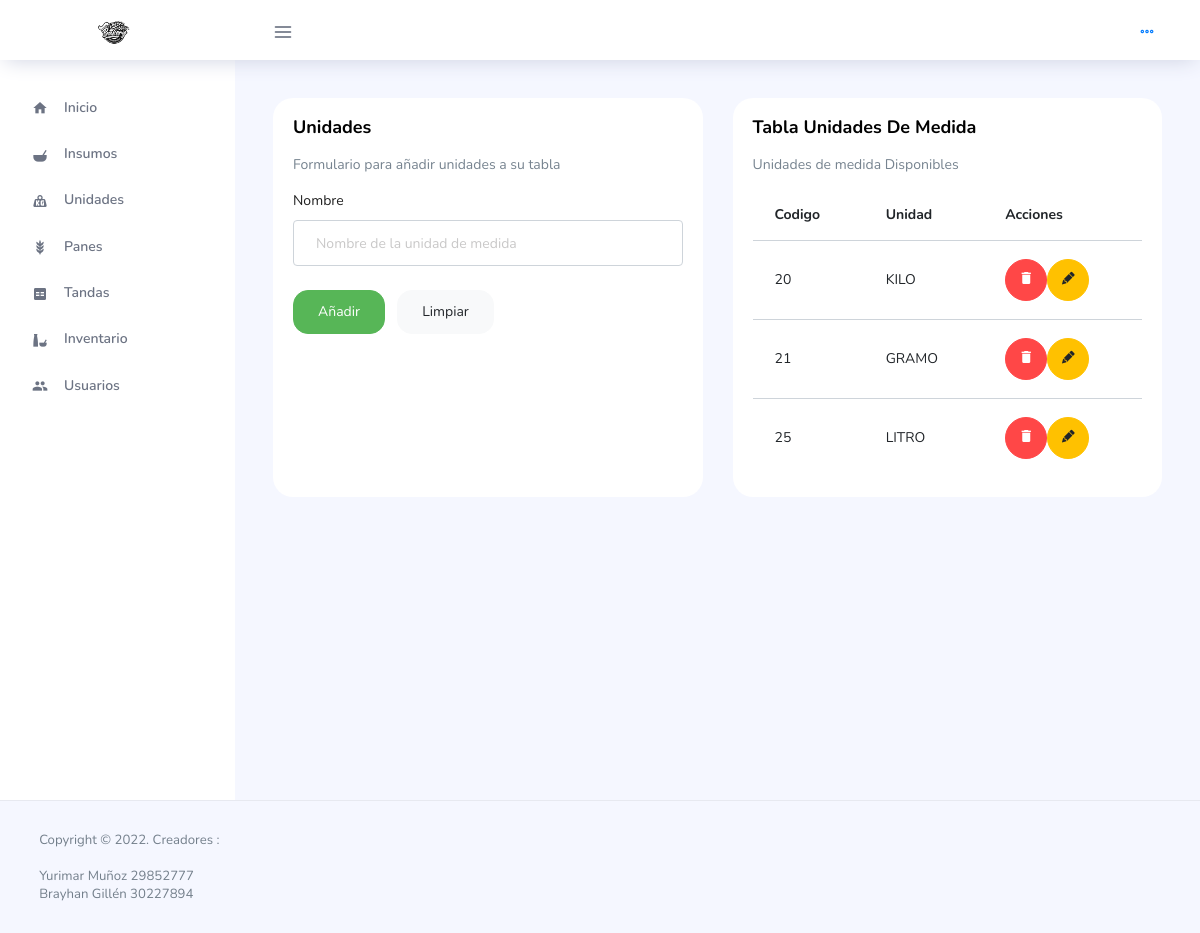
Screenshot of /show-unidades.php with the database file from the repository.
### tables this page shows
CREATE TABLE `unidades` (
  `id_uni` int(10) UNSIGNED NOT NULL COMMENT 'Id de la unidad',
  `des_uni` varchar(50) NOT NULL COMMENT 'Descripción de la unidad'
);

### show-unidades.php (called while the page is built)
<?php
include('controller/unidades.php');
include('header.php');
include('sidebar.php');
include('view/unidades.php');
include('footer.php');

### controller/unidades.php (called while the page is built, shortened)
<?php
include("model/unidades.php");
$conexion = require("model/conexion.php");
$objUnidades = new unidades($conexion);
$unidades = $objUnidades->get();

### model/unidades.php (called while the page is built, shortened)
<?php
class unidades
{
    function __construct($conexion)
    {
        $this->conexion = $conexion;
    }
    public function get()
    {
        return $this->conexion->query("SELECT * FROM unidades");
    }
}

### view/unidades.php (the view, shortened to what this page needs)
<body>
  <div class="main-panel">
    <div class="content-wrapper">
      <div class="row">
        <div class="col-md-6 grid-margin stretch-card">
          <div class="card">
            <div class="card-body">
              <h4 class="card-title">Unidades</h4>
              <p class="card-description">
                Formulario para añadir unidades a su tabla
              </p>
              <form class="forms-sample" method="POST">
                <div class="form-group">
                  <label for="nombreunidad">Nombre</label>
                  <input type="text" name="name_unidad" class="form-control" id="nombreunidad" placeholder="Nombre de la unidad de medida">
                </div>
                <button type="submit" name="accion" class="btn btn-success mr-2" value="ADD_UNIDAD">Añadir</button>
                <button type="submit" name="accion" value="Limpiar" class="btn btn-light">Limpiar</button>
              </form>
            </div>
          </div>
        </div>
        <div class="col-lg-6 grid-margin stretch-card">
          <div class="card">
            <div class="card-body">
              <h4 class="card-title">Tabla Unidades de medida</h4>
              <p class="card-description">
                Unidades de medida Disponibles
              </p>
              <div class="table-responsive">
                <table class="table table-hover">
                  <thead>
                    <tr>
                      <th>Codigo</th>
                      <th>Unidad</th>
                      <th>Acciones</th>
                    </tr>
                  </thead>
                  <tbody>
                    <?php
                    while ($unidad = $unidades->fetch_object()) { ?>
                      <tr>
                        <td><?= $unidad->id_uni ?></td>
                        <td><?= $unidad->des_uni ?></td>
                        <td>
                          <form method="post">
                            <button type="submit" name="accion" value="DELETE_UNIDAD" class="btn btn-danger btn-rounded btn-icon">
                              <i class="mdi mdi-delete"></i>
                              <button onclick=" location = 'show-edit-unidades.php?uni_id=<?php echo $unidad->id_uni ?>'" type="button" class="btn btn-warning btn-rounded btn-icon">
                                <i class="mdi mdi-lead-pencil"></i>
                          </form>
                        </td>
                      </tr>
                    <?php }
                    ?>
                  </tbody>
                </table>
              </div>
            </div>
          </div>
        </div>
      </div>
    </div>
  </div>

### rows the page displays
unidades: id_uni "20", des_uni "KILO"
unidades: id_uni "21", des_uni "GRAMO"
unidades: id_uni "25", des_uni "LITRO"
